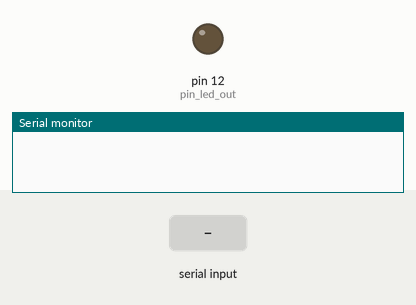
Recording of a sketch running on a simulated Arduino Uno, built with avr-gcc and run on an emulated ATmega328P. Shown: output pins drawn as LEDs (lit = HIGH), the last lines printed to the serial monitor. The test bench sets the inputs (shaded band).

Above: at 1.2 s.
1.3 s: "a" received over Serial
At 2.1 s:
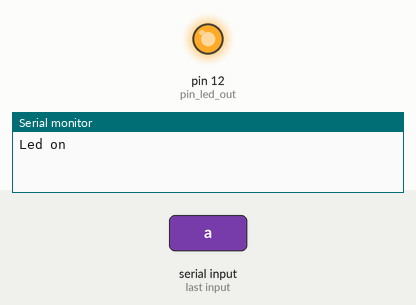
2.8 s: "b" received over Serial
At 3.3 s:
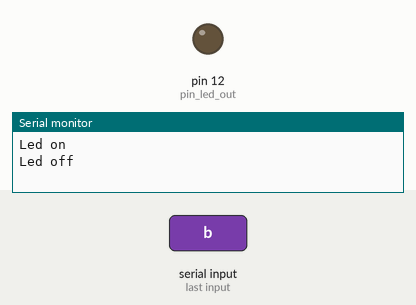
Timing chart, 0 to 5.8 s (numbered marks = the images above; inputs shaded):
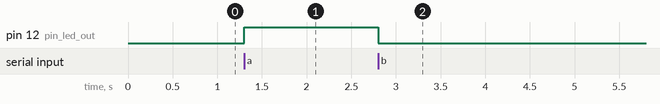

The sketch:

sketch_lab2_1.ino
```cpp
const int pin_led_out = 12;

void setup() {
  pinMode(pin_led_out, OUTPUT);
  Serial.begin(9600);
}

void loop() {
  if(Serial.available() > 0){
    int recived_char = Serial.read();

    if(recived_char == 'a'){
      digitalWrite(pin_led_out, HIGH);
      Serial.println("Led on");
    }else if(recived_char == 'b'){
      digitalWrite(pin_led_out, LOW);
      Serial.println("Led off");
    }else{
      Serial.println("Write only a or b please.");
    }
  }
}
```

Measured:
- after the input at 1.3 s, pin 12 (pin_led_out): LOW → HIGH at once
- after the input at 2.8 s, pin 12 (pin_led_out): HIGH → LOW at once
